Frame 1 (no input): blank canvas, image omitted
Frame 60 (the mouse pressed at the canvas centre just before this capture): blank canvas, image omitted
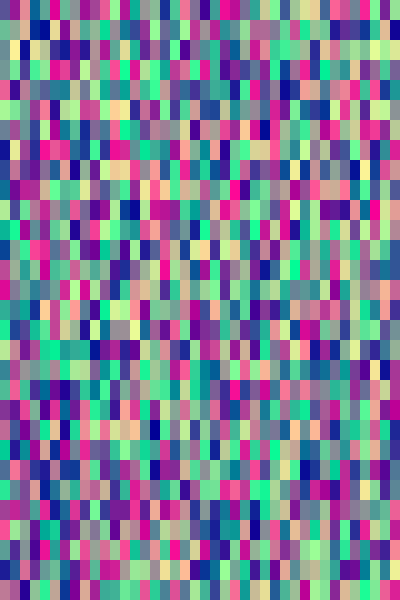
Frame 120 (the mouse held since frame 60 and released just before this capture)

The Processing sketch whose frames 1 and 60 were blank and that drew this single picture after the mouse press (run headless with seeded random() and noise(); from frame 60 on, the mouse is pressed at the canvas centre):

// Processing sketch: processing_20305
// ── processing_20305.pde

void setup () {

size (400, 600);
background (255);
smooth();

}

void draw () {

//use a mouse press to run the program

if (mousePressed) {

//use two for loops to fill the pattern
for (int x = 0; x<width; x +=10) {

for (int y = 0; y<height; y+=20) {
fill (random(255),random(255),150);//set a random color
noStroke();
rect (x, y, 20, 20);
rect (x, y, 10, 10);
}
}

}

}
        
